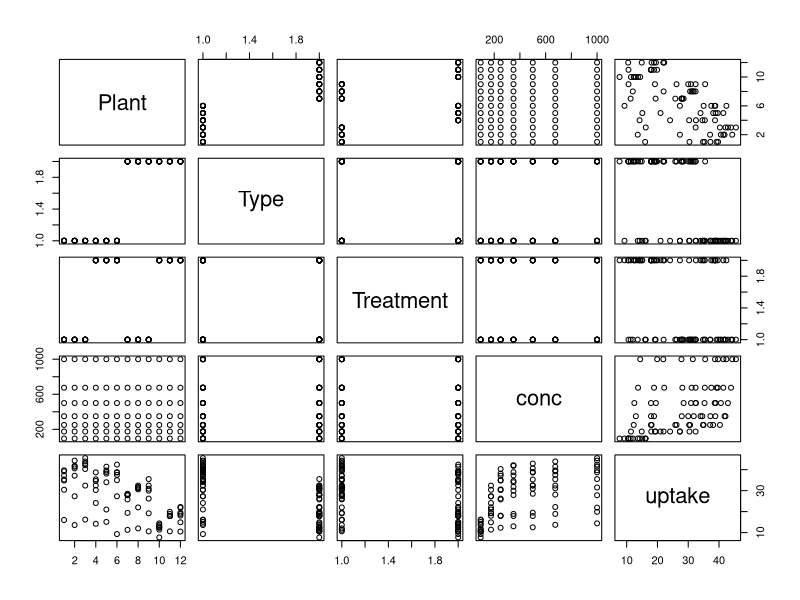

The R source for this figure:
#R basics
x=30
y=2*30
y
z=x+y
w=55^2
v=5/3

#vector
u=c(1,2,3,4,5)

name=c("Disha","Ann","Gemmy")
df=data.frame(name)
View(df)
print(df)

data=data.frame(
  roll=c(10,11,12),
  name=c("Disha","Ann","Sana"),
  sub=c("Maths","English","Science")
)
print(data)
View(data)
print(data$name)
print(data $roll)
print(data $sub)
print(data[2,])
print(data[3,"name"])

data()
data(iris)
data(mtcars)
View(CO2)
str(CO2)
head(CO2)
tail(CO2)
plot(CO2)


#R as a calculator
2+3
2^3

c(1,2,3,4)^2

c(1,2,3,4)^c(2,3)
c(1,2,3,4)^c(2,3,4,5)
c(1,2,3,4)^c(2,3,4)
c(1,2,3,4)^c(-2,-3)

c(1,2,3,4)+c(2,3,4,5) 

#%/% will give u integer quotient.
3%/%2
7%/%2
# %% will give u remainder
3%%2
7%%2

c(2,3,5,7)%/%2 
c(2,3,5,7)%%2

max( c(1.2, 3.4, -7.8))
min( c(1.2, 3.4, -7.8))

abs(-4)
sqrt(4)
sqrt(c(4,9,16,25))
sum(c(2,3,5,7))
prod(c(2,3,5,7))
round(1.23)
round(1.85)

#functions
abc=function(x){x^2+x}
abc(3)

efg=function(x,y){x^2+y^2}
efg(3,2)

hig=function(x){sin(x)+2*cos(x)+5}
hig(10)

fun= function(x,y,z){x^3+y^2-z}
fun(2,1,3)





